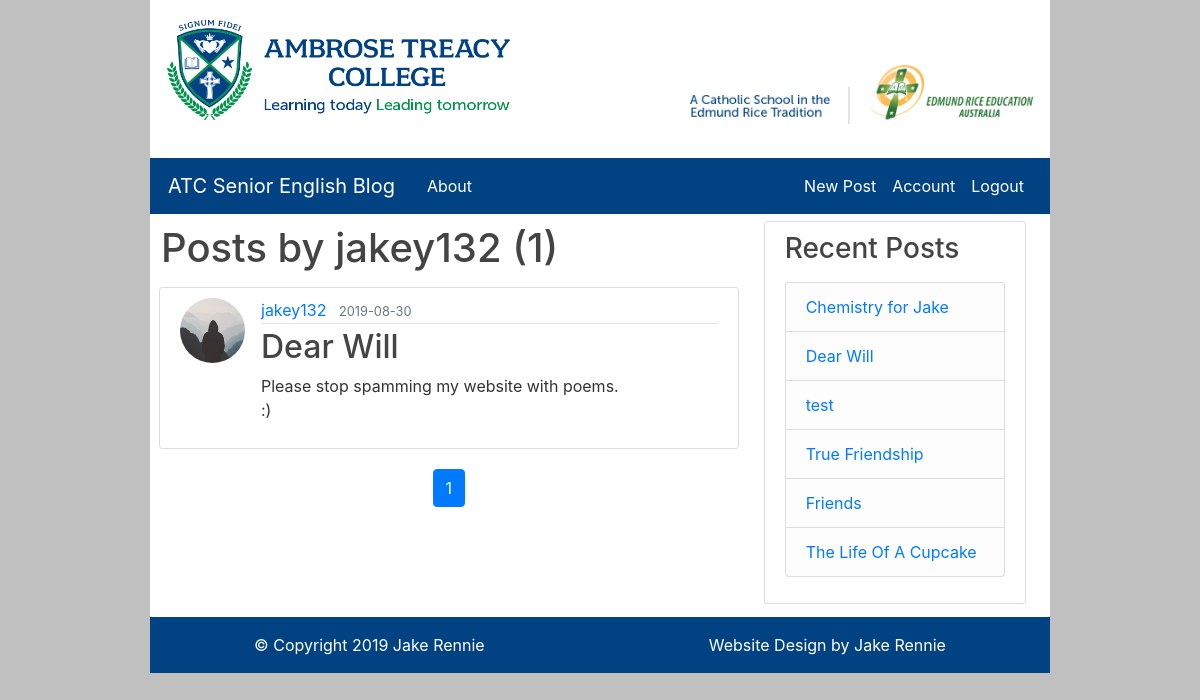
The app's page /user/jakey132 (signed in), older data.
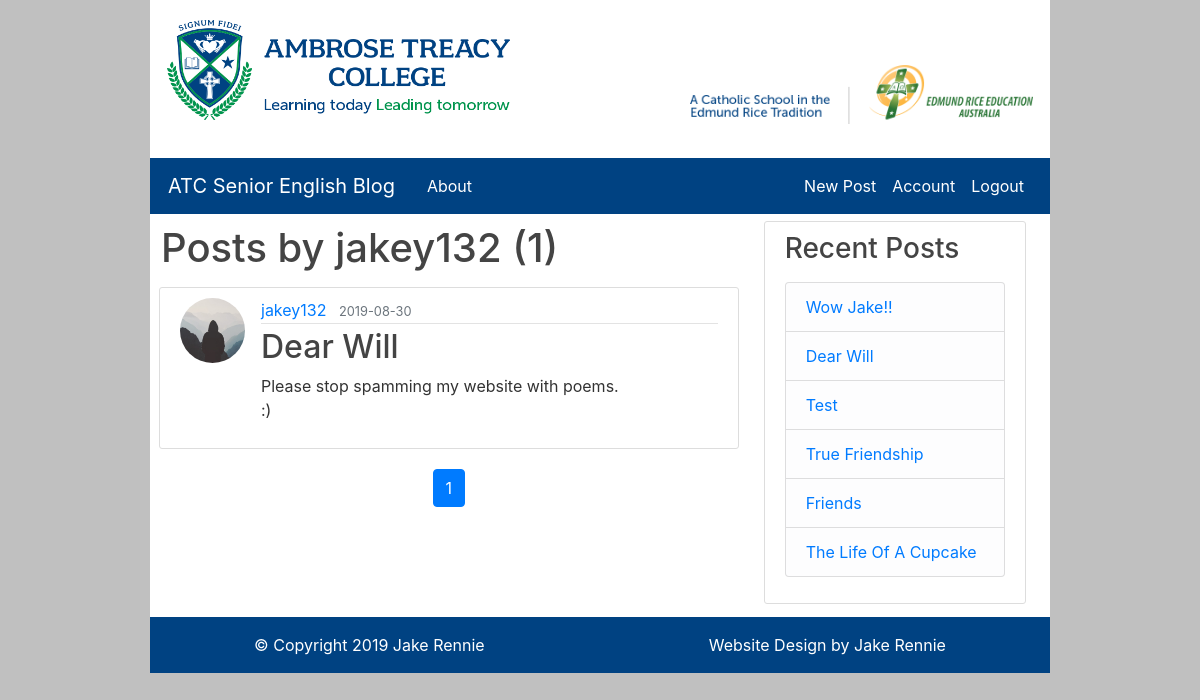
The same page, newer data.
### flaskBlog/models.py (models this page shows, shortened)
class Post(db.Model):
    id = db.Column(db.Integer, primary_key=True)
    title = db.Column(db.String(100), nullable=False)
    date_posted = db.Column(db.DateTime, nullable=False)
    content = db.Column(db.Text, nullable=False)
    user_id = db.Column(db.Integer, db.ForeignKey("user.id"), nullable=True)

### flaskBlog/posts/routes.py (the view)
@posts.route("/user/<string:username>")
@login_required
def user_posts(username):
    page = request.args.get("page", 1, type=int)
    user = User.query.filter_by(username=username).first_or_404()
    homePosts = Post.query.filter_by(author=user)\
        .order_by(Post.date_posted.desc())\
        .paginate(page=page, per_page=8)
    posts = Post.query.all()
    return render_template("user_posts.html", title=user.username, homePosts=homePosts, posts=posts, user=user)

### flaskBlog/models.py (called while the page is built)
@login_manager.user_loader
def load_user(user_id):
    return User.query.get(int(user_id))

### flaskBlog/templates/user_posts.html
{% extends 'layout.html' %}
{% block content %}
<div id="title">
    <h1>Posts by {{ user.username }} ({{ homePosts.total }})</h1>
</div>
{% for post in homePosts.items %}
<article class="media content-section" id="{{ post.id }}">
    <a href="#">
        <img class="rounded-circle article-img"
            src="{{ url_for('static', filename='profile_pics/' + post.author.image_file) }}">
    </a>
    <div class="media-body">
        <div class="article-metadata">
            <a class="mr-2"
                href="{{ url_for('posts.user_posts', username=post.author.username) }}">{{ post.author.username }}</a>
            <small class="text-muted">{{ post.date_posted.strftime("%Y-%m-%d") }}</small>
        </div>
        <h2><a class="article-title" href="{{ url_for('posts.post', post_id=post.id) }}">{{ post.title }}</a></h2>
        <p class="article-content">{{ post.content }}</p>
    </div>
</article>
{% endfor %}
<ul class="pagination justify-content-center" style="margin:20px 0">
    {% for page_num in homePosts.iter_pages(left_edge=1, right_edge=1, left_current=1, right_current=2) %}
    {% if page_num %}
    {% if homePosts.page == page_num %}
    <li class="page-item active">
        <a class="page-link"
            href="{{ url_for('posts.user_posts', username=user.username, page=page_num) }}">{{ page_num }}</a></li>
    {% else %}
    <li class="page-item">
        <a class="page-link"
            href="{{ url_for('posts.user_posts', username=user.username, page=page_num) }}">{{ page_num }}</a></li>
    {% endif %}
    {% else %}
    <li class="page-item">
        <div class="page-link">...</div>
    </li>
    {% endif %}
    {% endfor %}
</ul>
{% endblock content %}

### flaskBlog/templates/layout.html (shortened to what this page needs)
<!DOCTYPE html>
<html lang="en">
{% if title == "Administration" %}
{% set bootWidth = 12 %}
{% else %}
{% set bootWidth = 8 %}
{% endif %}
<head>
    <link rel="stylesheet" href="https://maxcdn.bootstrapcdn.com/bootstrap/4.3.1/css/bootstrap.min.css">
    <link rel="stylesheet" type="text/css" href="{{ url_for('static', filename='main.css') }}">
</head>
<body>
    <div class="container">
        <div class="banner">
            <a href="{{ url_for('main.splash') }}"><img class="col-md-5 img-fluid float-left" src="\static\ATCLogo.png"
                    alt="Ambrose Treacy College"></a>
            <a href="http://www.erea.edu.au" target="_blank"><img class="col-md-5 img-fluid float-right" id="EREA"
                    src="\static\EREALogo.png" alt="A Catholic School In The Edmund Rice Tradition"></a>
        </div>
    </div>
    <header class="site-header">
        <nav class="navbar navbar-expand-md navbar-dark bg-steel sticky-top">
            <div class="container">
                <a class="navbar-brand mr-4" href="{{ url_for('main.splash') }}">ATC Senior English Blog</a>
                <div class="collapse navbar-collapse" id="navbarToggle">
                    <div class="navbar-nav mr-auto">
                        <a class="nav-item nav-link" href="{{ url_for('main.about') }}">About</a>
                    </div>
                    <div class="navbar-nav">
                        {% if current_user.is_authenticated %}
                        <a class="nav-item nav-link" href="{{ url_for('posts.new_post') }}">New Post</a>
                        <a class="nav-item nav-link" href="{{ url_for('users.account') }}">Account</a>
                        <a class="nav-item nav-link" href="{{ url_for('users.logout') }}">Logout</a>
                        {% else %}
                        <a class="nav-item nav-link" href="{{ url_for('users.login') }}">Login</a>
                        <a class="nav-item nav-link" href="{{ url_for('users.register') }}">Register</a>
                        {% endif %}
                    </div>
                </div>
            </div>
        </nav>
    </header>
    <main role="main" class="container">
        <div class="row container" style="width: auto; margin-right: 0px;">
            <div class="col-md-{{ bootWidth }}" id="main">
                {% block content %}{% endblock %}
            </div>
            {% if title != "Administration" %}
            <div class="col-md-4" id="side">
                <div class="content-section">
                    <h3>Recent Posts</h3>
                    <p class='text-muted'>
                        <ul class="list-group">
                            {% for post in posts[::-1] %}
                            {% if loop.index <= 6 %}
                            <li class="list-group-item list-group-item-light"><a
                                    href="{{ url_for('posts.post', post_id=post.id) }}">{{ post.title }}</a>
                            </li>
                            {% endif %}
                            {% endfor %}
                        </ul>
                    </p>
                </div>
            </div>
            {% endif %}
        </div>
    </main>
    <footer class="site-footer">
        <nav class="navbar navbar-expand-md navbar-dark bg-steel" id="CRLinks">
            <div class="container-fluid" style="width:85%;">
                <ul class="nav navbar-nav">
                    <li class="nav-item active">
                        <a href="#" class="nav-link">&copy; Copyright 2019 Jake Rennie</a>
                    </li>
                </ul>
                <ul class="nav navbar-nav navbar-right">
                    <li class="nav-item active">
                        <a class="nav-link" target="_blank" href="https://github.com/jakecren?tab=repositories">Website
                            Design by Jake Rennie</a>
                    </li>
                </ul>
            </div>
        </nav>
    </footer>
</body>
</html>

Row changes from the older to the newer data that the page shows:
removed Post: title "Chemistry for Jake", shown under "Recent Posts"
added Post: title "Wow Jake!!", shown under "Recent Posts"
changed Post: title "test" → "Test"
